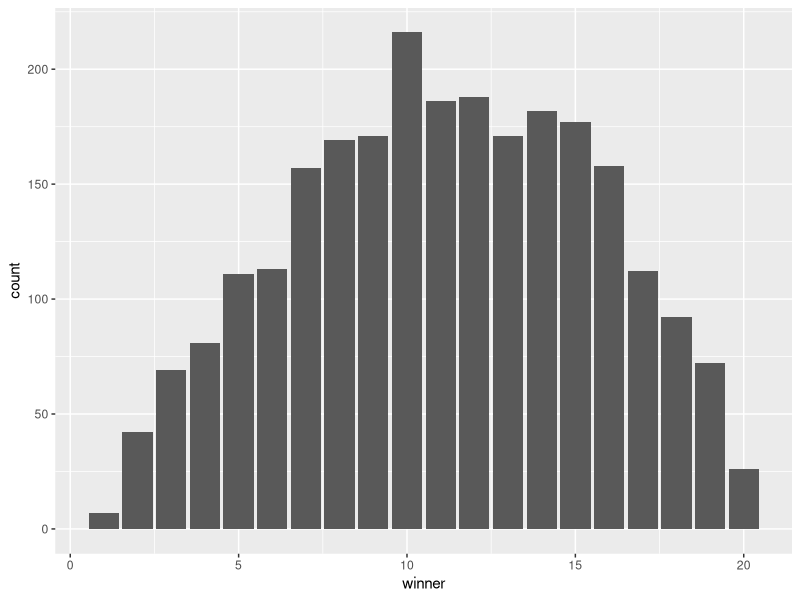
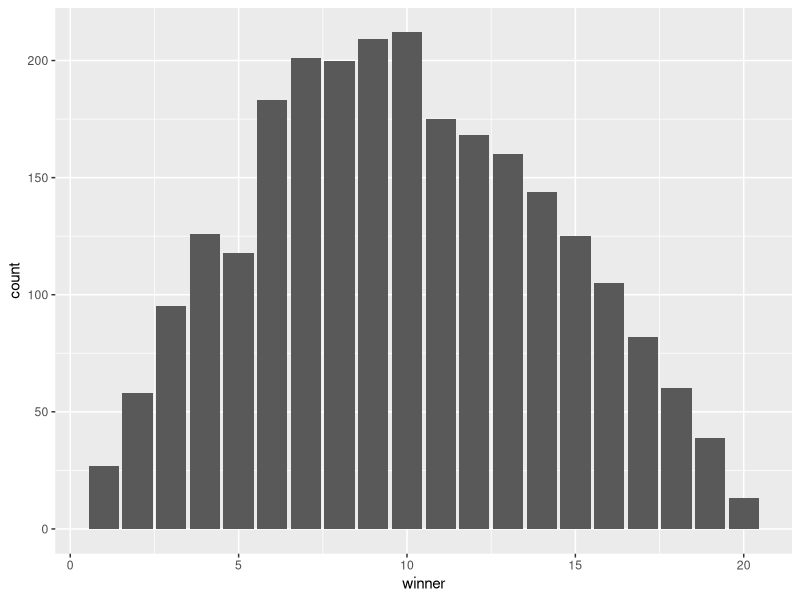

Generate these figures, in order, with R:
## ---- chunk 1
library("tidyverse")
## ---- chunk 2
df <- tibble(roll = sample.int(n=20, size=10000, replace=TRUE)) %>%
  mutate(trial = floor((row_number() - 1)/ 4 + 1)) %>%
  mutate(pair = floor((row_number() - 1) / 2 + 1))

disadvantage_of_advantage <- df %>%
  group_by(trial, pair) %>%
  summarise(winner = max(roll)) %>%
  group_by(trial) %>%
  summarise(winner = min(winner)) 

adv_of_dis <- df %>%
  group_by(trial, pair) %>%
  summarise(winner = min(roll)) %>%
  group_by(trial) %>%
  summarise(winner = max(winner)) 

disadvantage_of_advantage %>%
  ggplot(aes(x = winner)) +
  geom_bar()

adv_of_dis %>%
  ggplot(aes(x = winner)) +
  geom_bar()

adv_of_dis %>%
  summarise(winner = mean(winner))

disadvantage_of_advantage %>%
  summarise(winner = mean(winner))

